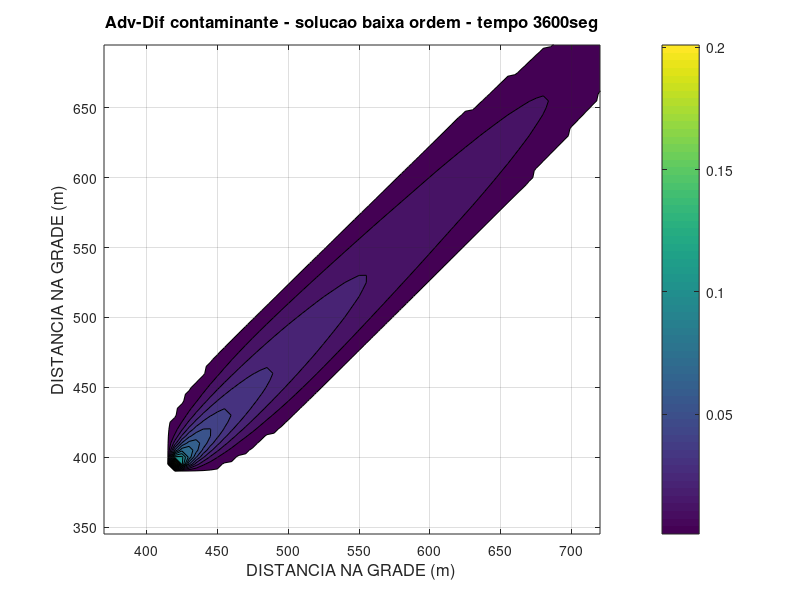

This figure's MATLAB source:
% Solucao da equacao da adveccao - difusao 2D com esquema de baixa ordem

clear all; close all; clc

jmax=170;           % numero de colunas da grade
kmax=160;           % numero de linhas da grade
nmax=600;           % numero de passos de tempo de simulacao

dx=5;               % espacamento horizontal na direcao x [m]
dx2=dx*dx;
dy=5;               % espacamento horizontal na direcao y [m]
dy2=dy*dy;
dt=6;               % passo de tempo, em segundos
Dh=0.25;            % coeficiente de difusao horizontal [m2/s]
qhu=2*dt*Dh/dx2;
qhv=2*dt*Dh/dy2;
concorte=1e-3;     % concentracao de corte para graficos
xgrid=((1:jmax)-1)*dx;
ygrid=((1:kmax)-1)*dy;

freqplot=30;        % frequencia de plotagem

kdesp=80;jdesp=85;  % local do despejo continuo
despejo=0.1;        % lancamento continuo [kg]

umed=0.10;   % velocidade media na direcao ew, em m/s
vmed=0.10;   % velocidade media na direcao ns, em m/s

%inicializacao das matrizes:
fant=zeros(kmax,jmax); % linha, coluna invertida.... (our matlab convention)
fatu=zeros(kmax,jmax); % linha, coluna invertida.... (our matlab convention)
fren=zeros(kmax,jmax);
fdespejo=zeros(kmax,jmax);

%Condicao inicial
fdespejo(kdesp,jdesp)=despejo;
% fatu = fatu + fdespejo;
jminplot=jdesp-10; jmaxplot=jdesp+60; kminplot=kdesp-10; kmaxplot=kdesp+60;

% Loop do tempo
for n=2:nmax
% Termos T1 adveccao em x e T2 adveccao em y (laterais no espaco)
% Termos T3 difusao  em x e T4 difusao  em y (centrados no espaco)

% if umed <0
%     %adveccao u negativo
%     T1=(dt/dx)*umed.*(fatu(2:end-1,3:end)  -fatu(2:end-1,2:end-1)); 
% else
%     %adveccao u positivo
%     T1=(dt/dx)*umed.*(fatu(2:end-1,2:end-1)-fatu(2:end-1,1:end-2)); 
% end
% if vmed <0
%     %adveccao v negativo
%     T2=(dt/dy)*vmed.*(fatu(3:end,  2:end-1)-fatu(2:end-1,2:end-1)); 
% else
%     %adveccao v positivo
%     T2=(dt/dy)*vmed.*(fatu(2:end-1,2:end-1)-fatu(1:end-2,2:end-1)); 
% end
% % difusao em u
% T3=qhu*(fatu(2:end-1,3:end)  -2*fatu(2:end-1,2:end-1)+fatu(2:end-1,1:end-2));
% % difusao em v
% T4=qhv*(fatu(3:end,  2:end-1)-2*fatu(2:end-1,2:end-1)+fatu(1:end-2,2:end-1)); 

T1 = (dt/dx)*umed.*(fatu(2:end-1,3:end)   - fatu(2:end-1,1:end-2));
T2 = (dt/dy)*vmed.*(fatu(3:end,  2:end-1) - fatu(1:end-2,2:end-1));
T3 = qhu*(fant(2:end-1, 3:end)   - 2*fant(2:end-1,2:end-1) + fant(2:end-1,1:end-2));
T4 = qhv*(fant(3:end,   2:end-1) - 2*fant(2:end-1,2:end-1) + fant(1:end-2,2:end-1));

fren(2:end-1,2:end-1) = fant(2:end-1,2:end-1)-T1-T2+T3+T4;
% zerando alguma parte
ind=find(fren<concorte);
fren(ind)=0;
% acumulando despejo
fren=fren+fdespejo;
% next loop
fant=fatu;    
fatu=fren;
% concentracao maxima
conmax=max(max(fren));
% plot de resultados [rem = resto da divis??o]
    if rem(n,freqplot)==0
        contourf(xgrid,ygrid,fren,[concorte:0.01:conmax]);
        grid;
        axis([xgrid(jminplot) xgrid(jmaxplot) ygrid(kminplot) ygrid(kmaxplot)]);
        colorbar
        tempo=n*dt;
        title(['Adv-Dif contaminante - solucao baixa ordem - tempo ',...
            num2str(tempo),'seg'],'fontsize',12)
        xlabel('DISTANCIA NA GRADE (m)','fontsize',12)
        ylabel('DISTANCIA NA GRADE (m)','fontsize',12)
        F(n)=getframe;
    end
end
